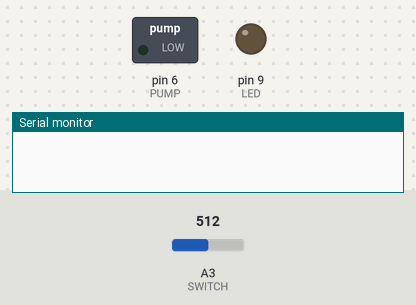
Simulated run of this sketch. Board: Arduino Uno, built with avr-gcc and run on an emulated ATmega328P. Shown: switched loads named in the sketch (green lamp = pin HIGH), output pins drawn as LEDs (lit = HIGH), the last lines printed to the serial monitor. Dashed ring = blinking. The test bench sets the inputs (shaded band); at power-on: A3 (SWITCH) = 512.

Above: at 0.1 s.
At 1.2 s:
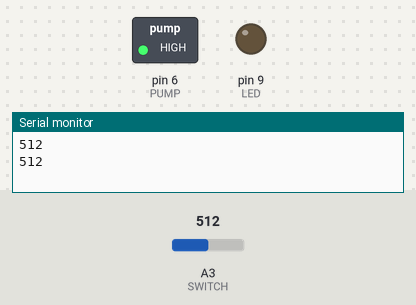
1.3 s: A3 (SWITCH) set to 82
2.8 s: A3 (SWITCH) set to 69
At 4.8 s:
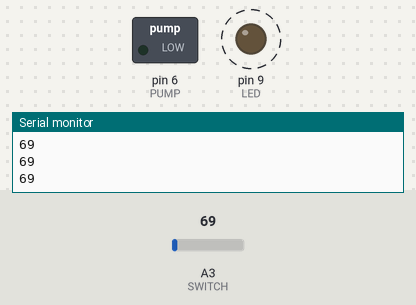
Timing chart, 0 to 11.8 s (numbered marks = the images above; inputs shaded):
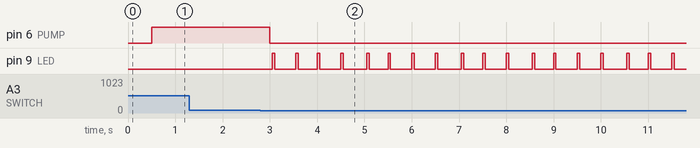

The sketch:

BILGE.ino
```cpp
/*************************************
         THRUST BLOCK ARDUINO
**************************************

// ... Communicates with Motor Controller
// ... Measures shaft RPM
// ... Measures motor current
// ... Measures motor voltage
// ... Measures motor casing temperature
*/

#include "arduino.h"
#include "avr/pgmspace.h"
#include "Wire.h"
#include "Timer.h"
#include "MemoryFree.h"
#include "i2c_helper.h"
#include "adc_helper.h"
#include "SoftwareSerial.h"

/*************************************
              SETTINGS
**************************************/


/*************************************
              DEFINITIONS
**************************************/
//... Pin Definitions
#define LED 9
#define PUMP 6
#define SWITCH A3

// ... Slave Address
#define BILGE_PUMP 12

/*************************************
              VARIABLES
**************************************/

Timer timer;

/*************************************
              SETUP
**************************************/
void setup()
{
  Wire.begin(BILGE_PUMP);
  Wire.onReceive(receiveEvent);
  Wire.onRequest(requestEvent);

  pinMode(SWITCH, INPUT);
  pinMode(PUMP, OUTPUT);

  Serial.begin(115200);

  pinMode(LED,OUTPUT);
  digitalWrite(LED,LOW);

  timer.every(500, check_water);
}

/*************************************
             LOOP
**************************************/
void loop()
{
  timer.update();
}

void check_water()
{
  Serial.println(analogRead(SWITCH));
  if (analogRead(SWITCH) > 75)
  {
    //Serial.println("HIGH");
    digitalWrite(PUMP, HIGH);
  }
  else
  {
    //Serial.println("LOW");
    digitalWrite(PUMP, LOW);
    analogWrite(LED, 100);
    timer.pulse(LED, 50, LOW);
  }
}

// **************************************
//       i2c RECEIVE EVENT HANDLER
// **************************************
void receiveEvent(int _)
{
  boolean heartbeat = true;
  WireReadAnything(heartbeat);
  if (!heartbeat)
  {
  }
  else //blink
  {
    analogWrite(LED, 100);
    timer.pulse(LED, 50, LOW);
  }
}

void requestEvent()
{

}
```

adc_helper.h
```cpp
#define SELPIN 10     //Selection Pin
#define DATAOUT 11    //MOSI
#define DATAIN 12    //MISO
#define SPICLOCK 13  //Clock
int read_adc(int channel);

// *************************
// READ ANALOG TO DIGITAL CONVERTER
// *************************
int read_adc(int channel){

  int adcvalue = 0;
  byte commandbits = B11000000; //command bits: start, mode, channel, "dont care".

  //Change commandbits for different channels
  commandbits|=((channel-1)<<3);

	// Turn on
  digitalWrite(SELPIN,LOW);

  // Setup bits to be written
  for (int i=7; i>=3; i--){
    digitalWrite(DATAOUT,commandbits&1<<i);
    //cycle clock
    digitalWrite(SPICLOCK,HIGH);
    digitalWrite(SPICLOCK,LOW);
  }

	//Ignores 2 null bits
  digitalWrite(SPICLOCK,HIGH);
  digitalWrite(SPICLOCK,LOW);
  digitalWrite(SPICLOCK,HIGH);
  digitalWrite(SPICLOCK,LOW);

  //Read bits from adc
  for (int i=11; i>=0; i--){
    adcvalue+=digitalRead(DATAIN)<<i;
    //Cycle clock
    digitalWrite(SPICLOCK,HIGH);
    digitalWrite(SPICLOCK,LOW);
  }

	//Turn off device
  digitalWrite(SELPIN, HIGH);
  return adcvalue;
}
```

i2c_helper.h
```cpp
//***************************************
// i2c transmission helper functions

template <class T>
int WireWriteAnything(const T & value)
{
  union val_split
  {
    byte b[sizeof(value)];
    T fval;
  } x;
  x.fval = value;
  int i;
  for (i = 0; i < sizeof(value); i++)
    Wire.write(x.b, sizeof(value));
  //Serial.println(x.b[1]);
  return i; // number of bytes sent
}

template <class T>
int WireReadAnything(T & value)
{
  union val_split
  {
    byte b[sizeof(value)];
    T fval;
  } x;
  int i;
  for (i = 0; i < sizeof(value); i++)
      x.b[i] = Wire.read();
  value = x.fval;
  return i;
}
```

Measured:
- the behaviour switches between 76 and 75 on A3 (SWITCH) (found by bisection; images 1 and 2)
- after the input at 2.8 s, pin 6 (PUMP): HIGH → LOW after 0.20 s; pin 9 (LED): alternates HIGH for 0.05 s and LOW for 0.45 s, starting after 0.25 s
